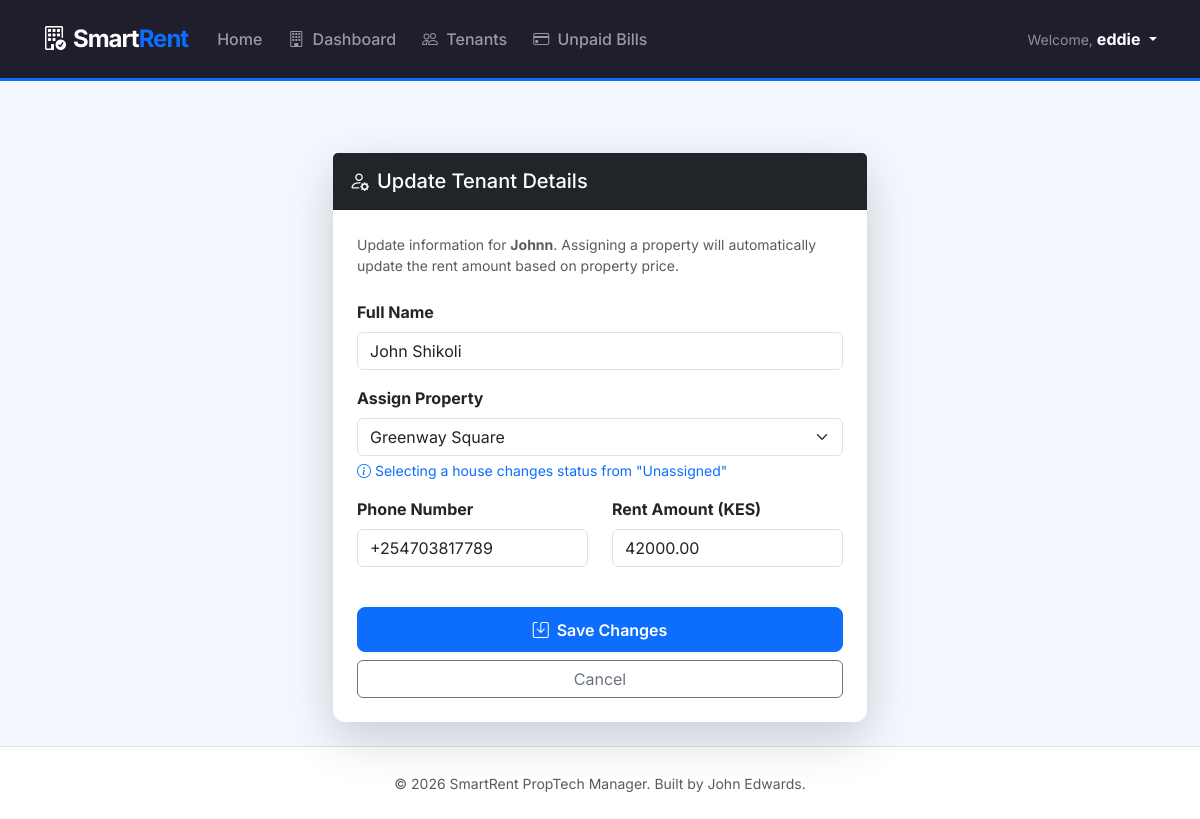
Page /tenant/edit/1/ (signed in) on the committed database.
### smart_rent/models.py (models this page shows, shortened)
class Tenant(models.Model):
    user = models.OneToOneField(User, on_delete=models.CASCADE)
    property = models.ForeignKey(Property, on_delete=models.SET_NULL, null=True, blank=True)
    full_name = models.CharField(max_length=200, blank=True) # Added to display names like "John Shikoli"
    phone_number = models.CharField(max_length=15)
    rent_amount = models.DecimalField(max_digits=10, decimal_places=2, default=0.00)

### smart_rent/views.py (the view)
# urls.py: path('tenant/edit/<int:pk>/', views.edit_tenant, name='edit_tenant'),
@login_required
@user_passes_test(is_landlord)
def edit_tenant(request, pk):
    tenant = get_object_or_404(Tenant, pk=pk)
    if request.method == 'POST':
        form = TenantUpdateForm(request.POST, instance=tenant)
        if form.is_valid():
            form.save()
            messages.success(request, f"Updated details for {tenant.full_name or tenant.user.username}")
            return redirect('tenant_list')
    else:
        form = TenantUpdateForm(instance=tenant)
    return render(request, 'smart_rent/edit_tenant.html', {
        'form': form,
        'tenant': tenant
    })

### smart_rent/forms.py
class TenantUpdateForm(forms.ModelForm):
    class Meta:
        model = Tenant
        fields = ['full_name', 'property', 'phone_number', 'rent_amount']
        widgets = {
            'full_name': forms.TextInput(attrs={'class': 'form-control', 'placeholder': 'Full Name'}),
            'property': forms.Select(attrs={'class': 'form-select'}),
            'phone_number': forms.TextInput(attrs={'class': 'form-control', 'placeholder': 'e.g. 0712345678'}),
            'rent_amount': forms.NumberInput(attrs={'class': 'form-control', 'step': '0.01'}),
        }

### smart_rent/models.py (called while the page is built)
    def __str__(self):
        return self.name

### smart_rent/views.py (called while the page is built)
def is_landlord(user):
    return user.is_superuser or user.is_staff

### smart_rent/templates/smart_rent/edit_tenant.html (shortened to what this page needs)
{% extends "smart_rent/base.html" %}
{% block content %}
<div class="container py-4">
    <div class="row justify-content-center">
        <div class="col-md-6">
            <div class="card shadow-lg border-0">
                <div class="card-header bg-dark text-white py-3">
                    <h5 class="mb-0"><i class="bi bi-person-gear me-2"></i>Update Tenant Details</h5>
                </div>
                <div class="card-body p-4">
                    <p class="text-muted small mb-4">
                        Update information for <strong>{{ tenant.user.username }}</strong>.
                        Assigning a property will automatically update the rent amount based on property price.
                    </p>
                    <form method="post" novalidate>
                        <div class="mb-3">
                            <label class="form-label fw-bold">Full Name</label>
                            {{ form.full_name }}
                        </div>
                        <div class="mb-3">
                            <label class="form-label fw-bold">Assign Property</label>
                            {{ form.property }}
                            <div class="form-text text-primary small">
                                <i class="bi bi-info-circle"></i> Selecting a house changes status from "Unassigned"
                            </div>
                        </div>
                        <div class="row">
                            <div class="col-md-6 mb-3">
                                <label class="form-label fw-bold">Phone Number</label>
                                {{ form.phone_number }}
                            </div>
                            <div class="col-md-6 mb-3">
                                <label class="form-label fw-bold">Rent Amount (KES)</label>
                                {{ form.rent_amount }}
                            </div>
                        </div>
                        <div class="d-grid gap-2 mt-4">
                            <button type="submit" class="btn btn-primary">
                                <i class="bi bi-save me-2"></i>Save Changes
                            </button>
                            <a href="{% url 'dashboard' %}" class="btn btn-outline-secondary">
                                Cancel
                            </a>
                        </div>
                    </form>
                </div>
            </div>
        </div>
    </div>
</div>
{% endblock %}

### smart_rent/templates/smart_rent/base.html (shortened to what this page needs)
<!DOCTYPE html>
<html lang="en">
<head>
    <link href="https://cdn.jsdelivr.net/npm/bootstrap@5.3.0/dist/css/bootstrap.min.css" rel="stylesheet">
    <link rel="stylesheet" href="https://cdn.jsdelivr.net/npm/bootstrap-icons@1.11.1/font/bootstrap-icons.css">
</head>
<body>
    <nav class="navbar navbar-expand-lg navbar-dark sticky-top mb-5">
        <div class="container">
            <a class="navbar-brand text-white" href="{% if user.is_staff %}{% url 'dashboard' %}{% elif user.is_authenticated %}{% url 'tenant_portal' %}{% else %}{% url 'landing' %}{% endif %}">
                <i class="bi bi-building-check me-2"></i>Smart<span class="text-primary">Rent</span>
            </a>
            <div class="collapse navbar-collapse" id="navbarNav">
                <ul class="navbar-nav me-auto">
                    {% if not user.is_authenticated or user.is_staff %}
                    <li class="nav-item">
                        <a class="nav-link {% if request.resolver_match.url_name == 'landing' %}active{% endif %}" href="{% url 'landing' %}">Home</a>
                    </li>
                    {% endif %}
                    <li class="nav-item">
                        <a class="nav-link {% if request.resolver_match.url_name == 'dashboard' %}active{% endif %}" href="{% url 'dashboard' %}">
                            <i class="bi bi-building me-1"></i>
                            {% if user.is_authenticated and user.is_staff %}Dashboard{% else %}Browse Properties{% endif %}
                        </a>
                    </li>
                    {% if user.is_authenticated and user.is_staff %}
                        <li class="nav-item">
                            <a class="nav-link {% if request.resolver_match.url_name == 'tenant_list' %}active{% endif %}" href="{% url 'tenant_list' %}">
                                <i class="bi bi-people me-1"></i> Tenants
                            </a>
                        </li>
                        <li class="nav-item">
                            <a class="nav-link {% if request.resolver_match.url_name == 'unpaid_bills' %}active{% endif %}" href="{% url 'unpaid_bills' %}">
                                <i class="bi bi-credit-card me-1"></i> Unpaid Bills
                            </a>
                        </li>
                    {% endif %}
                </ul>
                <div class="d-flex align-items-center gap-3">
                    {% if user.is_authenticated %}
                        <div class="dropdown">
                            <button class="btn btn-link text-white text-decoration-none dropdown-toggle p-0" type="button" data-bs-toggle="dropdown" aria-expanded="false">
                                <span class="text-white-50 small">Welcome, </span><span class="fw-bold">{{ user.username }}</span>
                            </button>
                        </div>
                    {% else %}
                        <a href="{% url 'login' %}" class="btn btn-outline-light btn-sm px-3">Login</a>
                        <a href="{% url 'register' %}" class="btn btn-primary btn-sm px-3">Register</a>
                    {% endif %}
                </div>
            </div>
        </div>
    </nav>
    <div class="container">
        <main>
            {% block content %}
            {% endblock %}
        </main>
    </div>
    <footer class="py-4 mt-auto text-center text-muted border-top bg-white">
        <div class="container">
            <small>&copy; 2026 SmartRent PropTech Manager. Built by John Edwards.</small>
        </div>
    </footer>
</body>
</html>

### smart_rent/templates/smart_rent/base.html (style rules this page uses)
:root { --primary-color: #0d6efd; --dark-bg: #1e1e2d; }
body { font-family: 'Inter', sans-serif; background-color: #f4f7fe; color: #333; min-height: 100vh; display: flex; flex-direction: column; }
.navbar { background-color: var(--dark-bg) !important; padding: 1rem 0; border-bottom: 3px solid var(--primary-color); }
.navbar-brand { font-weight: 700; letter-spacing: -1px; font-size: 1.5rem; }
.nav-link { font-weight: 500; transition: all 0.3s; margin: 0 5px; }
main { flex: 1; }
.card { border: none; border-radius: 12px; box-shadow: 0 10px 30px rgba(0,0,0,0.05); }
.btn-primary { border-radius: 8px; padding: 0.6rem 1.2rem; font-weight: 600; }

### rows in the picture
Tenant: user.username "Johnn", full_name "John Shikoli", property "Greenway Square", phone_number "+254703817789", rent_amount "42000.00"

### other values in the picture
{{ user.username }} "eddie"
